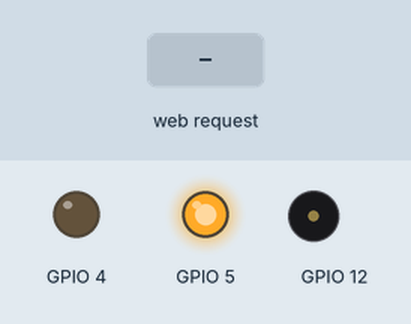
The program below on a simulated ESP8266 (NodeMCU). On the bench: output pins drawn as LEDs (lit = HIGH), buzzer (waves = sounding). The inputs (shaded band) are chosen by the test bench. WiFi joins after 1.5 s; servers stay silent unless stated; what the program prints to the serial monitor is not drawn.

Above: at 2.7 s.
2.8 s: HTTP request GET /gate/open received
At 4.1 s:
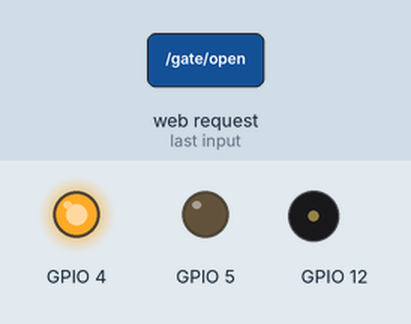
5.8 s: HTTP request GET /gate/close received
At 6.3 s:
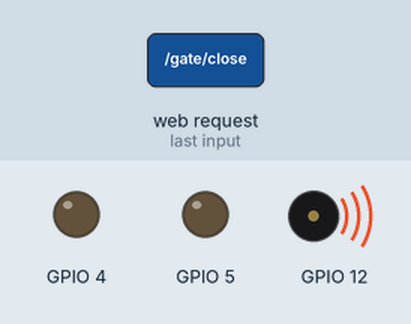
8.0 s: HTTP request GET /gate/open?plain=1 received
At 10.3 s:
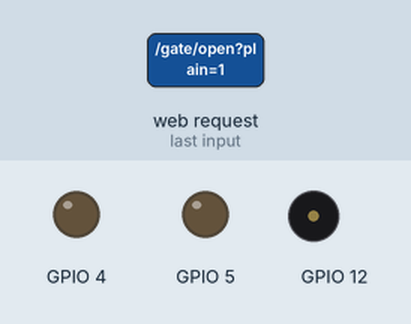
11.0 s: HTTP request GET /gate/open?plain=0 received
At 12.7 s:
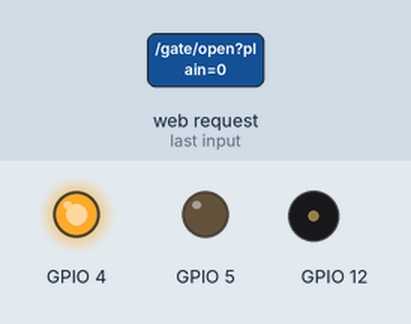
Timing chart, 0 to 14.5 s (numbered marks = the images above; inputs shaded):
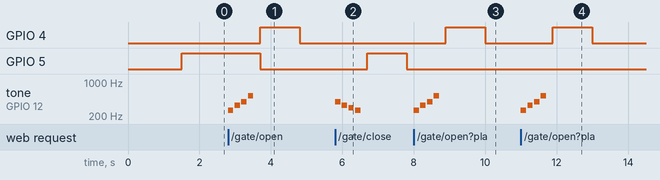

The program:

main.cpp
```cpp
#include <Arduino.h>
#include "modules/wifi/wifi_service.h"
#include "modules/led/led_controller.h"
#include "modules/server/server.h"
#include "modules/buzzer/buzzer_controller.h"

int greenLed = 4; // D1
int redLed = 5;   // D2

WifiService wifiService;
LedController ledController(greenLed, redLed);

BuzzerController buzzerController(12);
WebServerService webServer(ledController, buzzerController);

void setup()
{
  Serial.begin(115200);

  wifiService.connect();

  ledController.begin();
  buzzerController.begin();

  webServer.begin();
}

void loop()
{
  webServer.loop();
  ledController.loop();
}
```

buzzer_controller.cpp
```cpp
#include "buzzer_controller.h"
#include <Arduino.h>

BuzzerController::BuzzerController(int pin)
    : _pin(pin) {}

void BuzzerController::begin()
{
  pinMode(_pin, OUTPUT);
  digitalWrite(_pin, LOW);
}

void BuzzerController::play(const int *notes, size_t length, int duration)
{
  for (size_t i = 0; i < length; ++i)
  {
    int freq = notes[i];
    if (freq <= 0)
    {
      delay(duration);
      continue;
    }
    tone(_pin, freq, duration);
    delay((int)(duration * 1.25));
    noTone(_pin);
  }
}
```

buzzer_controller.h
```cpp
#pragma once

#include <stddef.h>

class BuzzerController
{
public:
  explicit BuzzerController(int pin);
  void begin();
  // Play a list of notes (frequencies in Hz). duration is per-note ms.
  void play(const int *notes, size_t length, int duration = 150);

private:
  int _pin;
};
```

music.cpp
```cpp
#include "music.h"

// Frequencies: C4=262, D4=294, E4=330, F4=349, G4=392, A4=440, B4=494, C5=523

const int SUCCESS_NOTES[] = {262, 330, 392, 523, 0};
const size_t SUCCESS_NOTES_LEN = sizeof(SUCCESS_NOTES) / sizeof(SUCCESS_NOTES[0]);

const int FAILURE_NOTES[] = {392, 330, 294, 262, 0};
const size_t FAILURE_NOTES_LEN = sizeof(FAILURE_NOTES) / sizeof(FAILURE_NOTES[0]);
```

music.h
```cpp
#pragma once

#include <stddef.h>

// Success melody (major arpeggio)
extern const int SUCCESS_NOTES[];
extern const size_t SUCCESS_NOTES_LEN;

// Failure melody (descending minor)
extern const int FAILURE_NOTES[];
extern const size_t FAILURE_NOTES_LEN;
```

led_controller.cpp
```cpp
#include "led_controller.h"
#include <Arduino.h>

LedController::LedController(int greenPin, int redPin)
    : _greenPin(greenPin), _redPin(redPin), _openState(false), _greenState(false), _lastToggle(0), _blinkInterval(500) {}

void LedController::begin()
{
    pinMode(_greenPin, OUTPUT);
    pinMode(_redPin, OUTPUT);

    digitalWrite(_greenPin, LOW);
    digitalWrite(_redPin, LOW);
    _lastToggle = millis();
}

void LedController::loop()
{
    if (millis() - _lastToggle <= 2000)
    {
        if (_openState)
        {
            digitalWrite(_greenPin, HIGH);
            digitalWrite(_redPin, LOW);
        }
        else
        {
            digitalWrite(_greenPin, LOW);
            digitalWrite(_redPin, HIGH);
        }
    }
    else
    {
        digitalWrite(_greenPin, LOW);
        digitalWrite(_redPin, LOW);
    }
}

void LedController::setOpen(bool open)
{

    _openState = open;
    _lastToggle = millis();
}

bool LedController::status() const
{
    return _openState;
}
```

led_controller.h
```cpp
#pragma once

class LedController
{
public:
  explicit LedController(int greenPin, int redPin);
  void begin();
  void loop();

  void setOpen(bool open);

  bool status() const; // returns open state

private:
  int _greenPin;
  int _redPin;
  bool _openState;
  bool _greenState;
  unsigned long _lastToggle;
  unsigned long _blinkInterval;
};
```

server.cpp
```cpp
#include "server.h"

#include <ESP8266WiFi.h>
#include <ArduinoJson.h>
#include "../buzzer/music.h"

WebServerService::WebServerService(LedController &led, BuzzerController &buzzer)
    : server(80),
      ledController(led),
      buzzerController(buzzer) {}

void WebServerService::begin()
{
    registerRoutes();
    server.begin();

    Serial.println("Servidor iniciado");
}

void WebServerService::loop()
{
    server.handleClient();
}

void WebServerService::registerRoutes()
{

    server.on("/", HTTP_GET, [this]()
              { server.send(
                    200,
                    "application/json",
                    "{\"message\":\"API Online\"}"); });

    server.on("/gate", HTTP_GET, [this]()
              { server.send(
                    200,
                    "application/json",
                    "{\"success\":true}"); });

    server.on("/gate/open", HTTP_GET, [this]()
              {
        ledController.setOpen(true);
        // play success melody
        buzzerController.play(SUCCESS_NOTES, SUCCESS_NOTES_LEN);
        server.send(
            200,
            "application/json",
            "{\"success\":true}"); });

    server.on("/gate/close", HTTP_GET, [this]()
              {
                                ledController.setOpen(false);
                                // play failure melody
                                buzzerController.play(FAILURE_NOTES, FAILURE_NOTES_LEN);
                                server.send(
                                        200,
                                        "application/json",
                                        "{\"success\":true}"); });

    server.on("/gate", HTTP_POST, [this]()
              {

        String body = "";

        if (server.hasArg("plain")) {
            body = server.arg("plain");
        }

        if (body.length() == 0) {
            server.send(400, "application/json", "{\"error\":\"empty body\"}");
            return;
        }

        DynamicJsonDocument doc(1024);
        DeserializationError err = deserializeJson(doc, body);

        if (err) {
            server.send(400, "application/json", "{\"error\":\"invalid json\"}");
            return;
        }

        serializeJsonPretty(doc, Serial);
        Serial.println();

        if (doc.containsKey("open")) {
            bool open = doc["open"];
            ledController.setOpen(open);
            if (open) {
                buzzerController.play(SUCCESS_NOTES, SUCCESS_NOTES_LEN);
            } else {
                buzzerController.play(FAILURE_NOTES, FAILURE_NOTES_LEN);
            }
        }

        String response = "{";
        response += "\"success\":true,";
        response += "\"data\":";
        response += body;
        response += "}";

        server.send(200, "application/json", response); });

    server.on("/status", HTTP_GET, [this]()
              {

        String json = "{";
        json += "\"led\":\"";
        json += ledController.status() ? "on" : "off";
        json += "\",";
        json += "\"ip\":\"";
        json += WiFi.localIP().toString();
        json += "\"";
        json += "}";

        server.send(
            200,
            "application/json",
            json
        ); });
}
```

server.h
```cpp
#pragma once

#include <ESP8266WebServer.h>
#include "../led/led_controller.h"
#include "../buzzer/buzzer_controller.h"

class WebServerService
{
public:
    explicit WebServerService(LedController &led, BuzzerController &buzzer);

    void begin();
    void loop();

private:
    ESP8266WebServer server;
    LedController &ledController;
    BuzzerController &buzzerController;

    void registerRoutes();
};
```

wifi_service.cpp
```cpp
#include "wifi_service.h"
#include "../../config/wifi_config.h"

#include <ESP8266WiFi.h>

void WifiService::connect()
{
    WiFi.begin(WIFI_SSID, WIFI_PASSWORD);

    Serial.print("Conectando");

    while (WiFi.status() != WL_CONNECTED)
    {
        delay(500);
        Serial.print(".");
    }

    Serial.println();
    Serial.println("WiFi conectado");
    Serial.println(WiFi.localIP());
}
```

wifi_service.h
```cpp
#pragma once

class WifiService {
public:
    void connect();
};
```

wifi_config.h
```cpp
#pragma once

#define WIFI_SSID "hortensias"
#define WIFI_PASSWORD "hortensias375a"
```

Measured:
- after the input at 2.8 s, GPIO 4: LOW → HIGH after 0.90 s, → LOW 1.1 s later; tone on GPIO 12: plays 262 Hz for 0.15 s, 330 Hz for 0.15 s, 392 Hz for 0.15 s, 523 Hz for 0.15 s, starting at once
- after the input at 5.8 s, GPIO 5: LOW → HIGH after 0.90 s, → LOW 1.1 s later; tone on GPIO 12: plays 392 Hz for 0.15 s, 330 Hz for 0.15 s, 294 Hz for 0.15 s, 262 Hz for 0.15 s, starting at once
- after the input at 8.0 s, GPIO 4: LOW → HIGH after 0.90 s, → LOW 1.1 s later; tone on GPIO 12: plays 262 Hz for 0.15 s, 330 Hz for 0.15 s, 392 Hz for 0.15 s, 523 Hz for 0.15 s, starting at once
- after the input at 11.0 s, GPIO 4: LOW → HIGH after 0.90 s, → LOW 1.1 s later; tone on GPIO 12: plays 262 Hz for 0.15 s, 330 Hz for 0.15 s, 392 Hz for 0.15 s, 523 Hz for 0.15 s, starting at once
